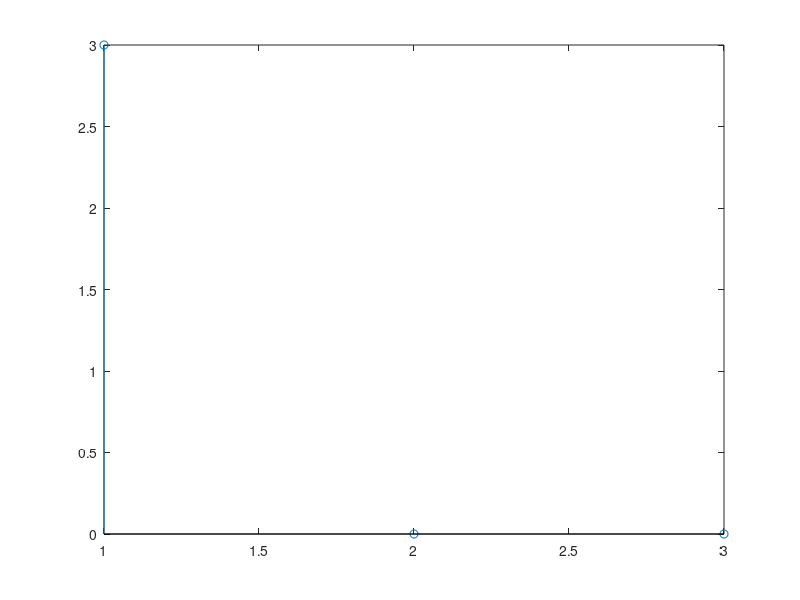
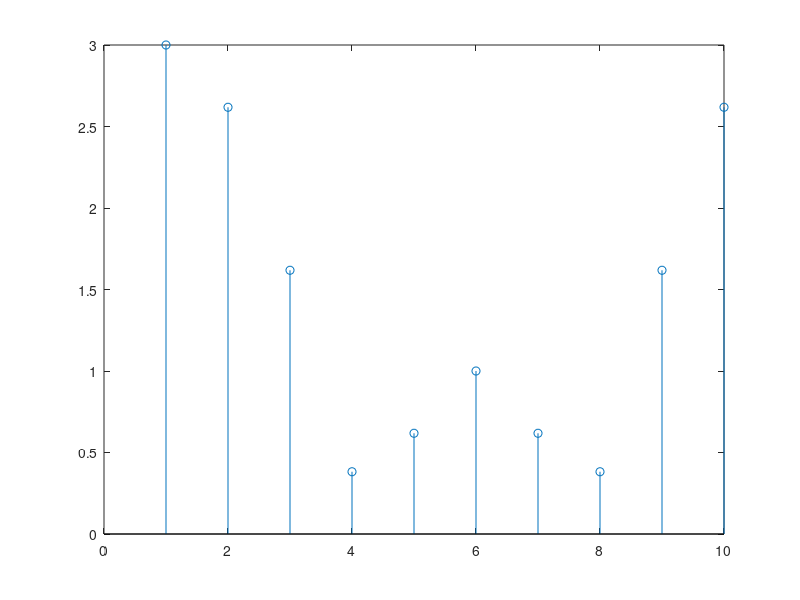
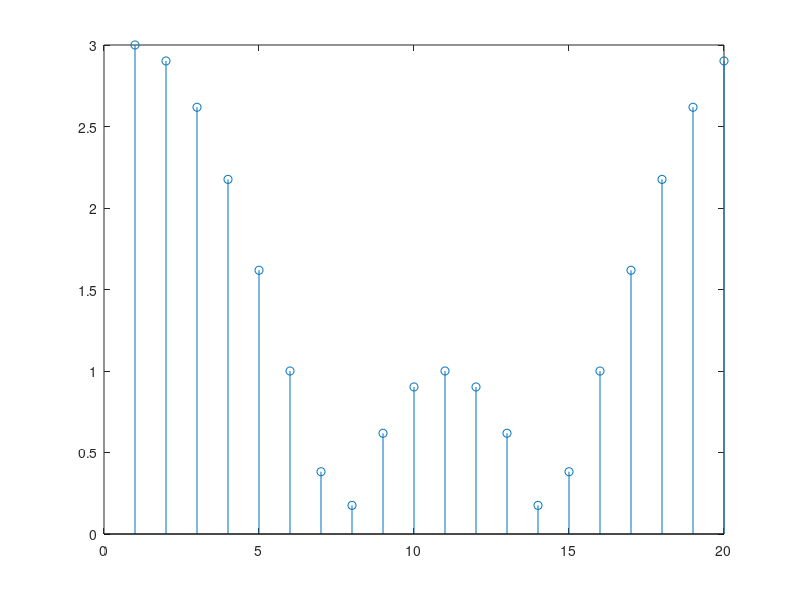
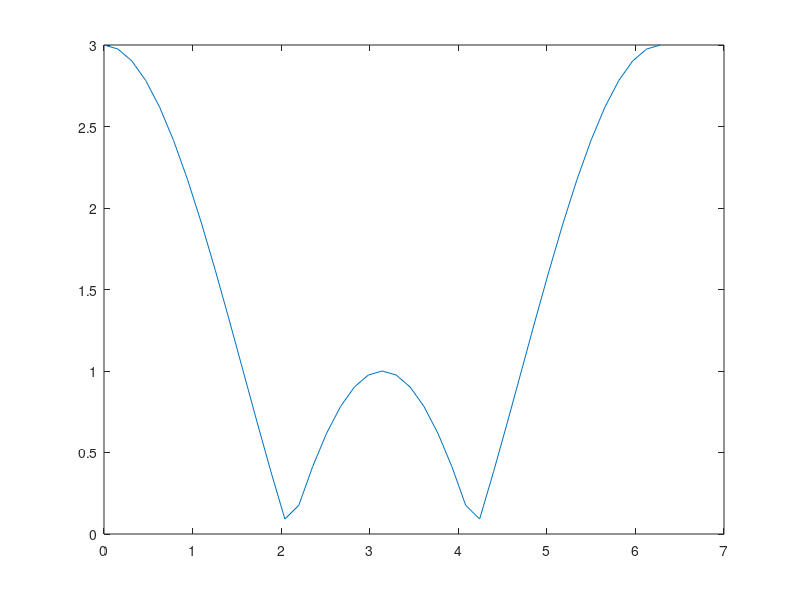

MATLAB code for these plots, in order:
%
% additional_example.m
%

%% fourier transform

clear all
close all

f1 = [1 1 1]
F1 = fft(f1);
figure, stem(abs(F1));

f10 = [1 1 1 0 0 0 0 0 0 0]
F10 = fft(f10);
figure, stem(abs(F10));

f20 = [1 1 1 0 0 0 0 0 0 0 0 0 0 0 0 0 0 0 0 0]
F20 = fft(f20);
figure, stem(abs(F20));

%% simulation of ideal FT

w = 0:2 * pi / 40:2 * pi;
y = exp(-j.*2.*w).*(1 + 2.*cos(w));
figure, plot(w, abs(y));



















